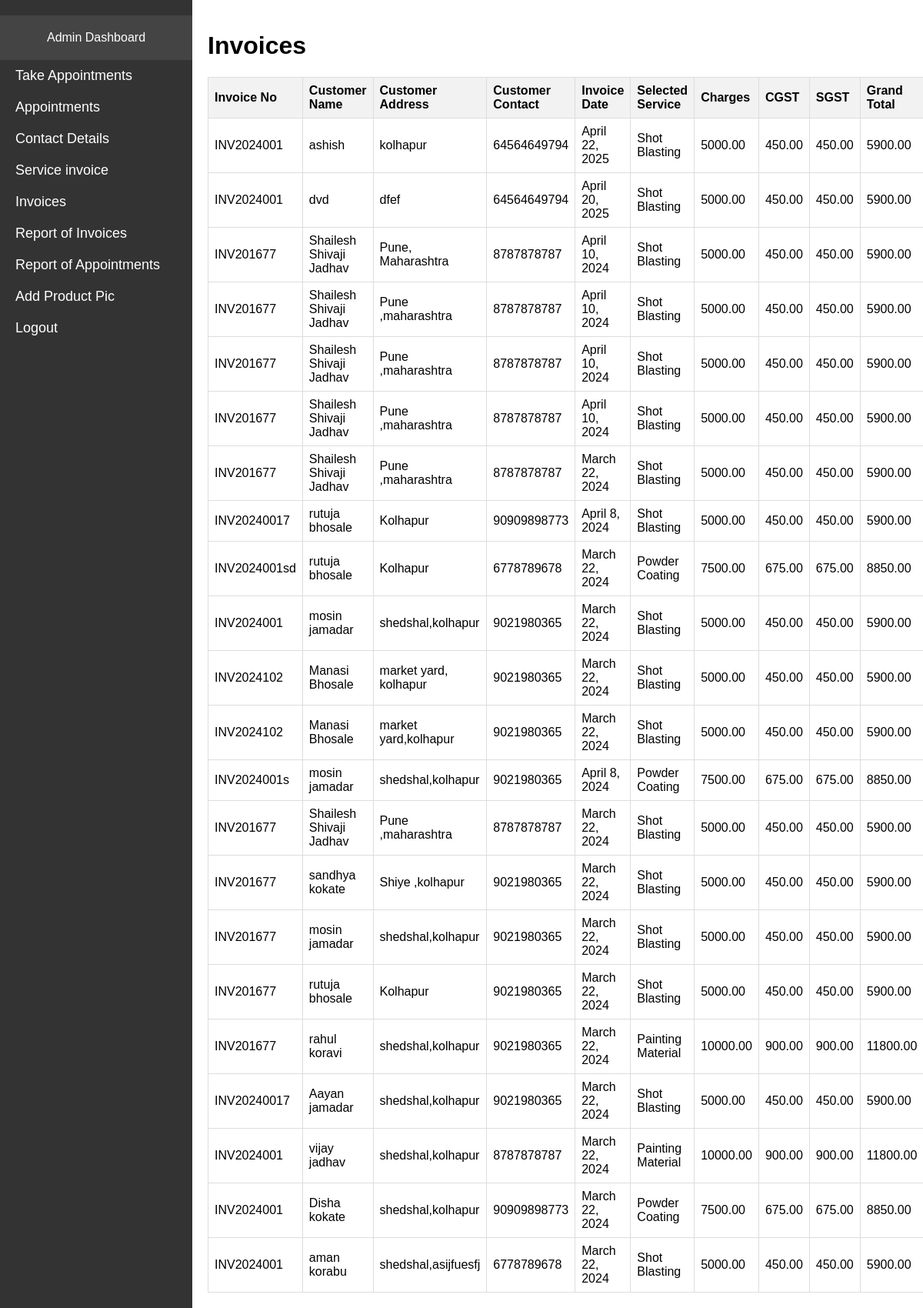
Page /get_invoices.html on the committed database.
### massp/models.py (models this page shows, shortened)
class Invoice(models.Model):
    customer_name = models.CharField(max_length=100)
    customer_address = models.TextField()
    customer_contact = models.CharField(max_length=15)
    invoice_no = models.CharField(max_length=20, default='INV2024001')  # Default invoice number
    invoice_date = models.DateField()
    selected_service = models.CharField(max_length=50)
    charges = models.DecimalField(max_digits=10, decimal_places=2, default=0)  # Default charges
    subtotal = models.DecimalField(max_digits=10, decimal_places=2, default=0)  # Default subtotal
    cgst = models.DecimalField(max_digits=10, decimal_places=2, default=0)  # Default CGST
    sgst = models.DecimalField(max_digits=10, decimal_places=2, default=0)  # Default SGST
    grand_total = models.DecimalField(max_digits=10, decimal_places=2, default=0)  # Default grand total

### massp/views.py (the view)
# urls.py: path('get_invoices.html', get_invoices, name='get_invoices'),
def get_invoices(request):
    invoices = Invoice.objects.all()
    return render(request, 'get_invoices.html', {'invoices': invoices})

### templates/get_invoices.html (shortened to what this page needs)
<!DOCTYPE html>
<html lang="en">
<head>
</head>
<body>
    <div class="sidebar">
            <div class="header">Admin Dashboard</div>
            <a href="/apo.html">Take Appointments</a>
            <a href="/appointments/">Appointments</a>
            <a href="/contacts/">Contact Details</a>
            <a href="/invoice.html">Service invoice</a>
            <a href="/get_invoices.html">Invoices</a>
            <a href="/generate_monthly_report_form/">Report of Invoices</a>
        <a href="/generate_monthly_appointment_report/">Report of Appointments</a>
        <a href="/admin/massp/product/add/">Add Product Pic</a>
            <a href="/more.html">Logout</a>
    </div>
    <div class="content">
        <h1>Invoices</h1>
    <table>
        <thead>
            <tr>
                <th>Invoice No</th>
                <th>Customer Name</th>
                <th>Customer Address</th>
                <th>Customer Contact</th>
                <th>Invoice Date</th>
                <th>Selected Service</th>
                <th>Charges</th>
                <th>CGST</th>
                <th>SGST</th>
                <th>Grand Total</th>
            </tr>
        </thead>
        <tbody>
            {% for invoice in invoices reversed %}
                <tr>
                    <td>{{ invoice.invoice_no }}</td>
                    <td>{{ invoice.customer_name }}</td>
                    <td>{{ invoice.customer_address }}</td>
                    <td>{{ invoice.customer_contact }}</td>
                    <td>{{ invoice.invoice_date }}</td>
                    <td>{{ invoice.selected_service }}</td>
                    <td>{{ invoice.charges }}</td>
                    <td>{{ invoice.cgst }}</td>
                    <td>{{ invoice.sgst }}</td>
                    <td>{{ invoice.grand_total }}</td>
                </tr>
            {% endfor %}
        </tbody>
    </table>
</body>
</html>

### templates/get_invoices.html (style rules this page uses)
body { font-family: Arial, sans-serif; margin: 0; padding: 0; }
.sidebar { width: 250px; height: 100%; background-color: #333; position: fixed; top: 0; left: 0; overflow-x: hidden; padding-top: 20px; }
.sidebar a { padding: 10px 20px; text-decoration: none; font-size: 18px; color: white; display: block; }
.content { margin-left: 250px; padding: 20px; }
.header { background-color: #444; color: white; padding: 20px; text-align: center; }
table { width: 100%; border-collapse: collapse; }
th, td { border: 1px solid #dddddd; text-align: left; padding: 8px; }
th { background-color: #f2f2f2; }

### rows in the picture
Invoice: invoice_no "INV2024001", customer_name "ashish", customer_address "kolhapur", customer_contact "64564649794", invoice_date "April 22, 2025", selected_service "Shot Blasting", charges "5000.00", cgst "450.00", sgst "450.00", grand_total "5900.00"
Invoice: invoice_no "INV2024001", customer_name "dvd", customer_address "dfef", customer_contact "64564649794", invoice_date "April 20, 2025", selected_service "Shot Blasting", charges "5000.00", cgst "450.00", sgst "450.00", grand_total "5900.00"
Invoice: invoice_no "INV201677", customer_name "Shailesh Shivaji Jadhav", customer_address "Pune, Maharashtra", customer_contact "8787878787", invoice_date "April 10, 2024", selected_service "Shot Blasting", charges "5000.00", cgst "450.00", sgst "450.00", grand_total "5900.00"
Invoice: invoice_no "INV201677", customer_name "Shailesh Shivaji Jadhav", customer_address "Pune ,maharashtra", customer_contact "8787878787", invoice_date "April 10, 2024", selected_service "Shot Blasting", charges "5000.00", cgst "450.00", sgst "450.00", grand_total "5900.00"
Invoice: invoice_no "INV201677", customer_name "Shailesh Shivaji Jadhav", customer_address "Pune ,maharashtra", customer_contact "8787878787", invoice_date "April 10, 2024", selected_service "Shot Blasting", charges "5000.00", cgst "450.00", sgst "450.00", grand_total "5900.00"
Invoice: invoice_no "INV201677", customer_name "Shailesh Shivaji Jadhav", customer_address "Pune ,maharashtra", customer_contact "8787878787", invoice_date "April 10, 2024", selected_service "Shot Blasting", charges "5000.00", cgst "450.00", sgst "450.00", grand_total "5900.00"
Invoice: invoice_no "INV201677", customer_name "Shailesh Shivaji Jadhav", customer_address "Pune ,maharashtra", customer_contact "8787878787", invoice_date "March 22, 2024", selected_service "Shot Blasting", charges "5000.00", cgst "450.00", sgst "450.00", grand_total "5900.00"
Invoice: invoice_no "INV20240017", customer_name "rutuja bhosale", customer_address "Kolhapur", customer_contact "90909898773", invoice_date "April 8, 2024", selected_service "Shot Blasting", charges "5000.00", cgst "450.00", sgst "450.00", grand_total "5900.00"
Invoice: invoice_no "INV2024001sd", customer_name "rutuja bhosale", customer_address "Kolhapur", customer_contact "6778789678", invoice_date "March 22, 2024", selected_service "Powder Coating", charges "7500.00", cgst "675.00", sgst "675.00", grand_total "8850.00"
Invoice: invoice_no "INV2024001", customer_name "mosin jamadar", customer_address "shedshal,kolhapur", customer_contact "9021980365", invoice_date "March 22, 2024", selected_service "Shot Blasting", charges "5000.00", cgst "450.00", sgst "450.00", grand_total "5900.00"
Invoice: invoice_no "INV2024102", customer_name "Manasi Bhosale", customer_address "market yard, kolhapur", customer_contact "9021980365", invoice_date "March 22, 2024", selected_service "Shot Blasting", charges "5000.00", cgst "450.00", sgst "450.00", grand_total "5900.00"
Invoice: invoice_no "INV2024102", customer_name "Manasi Bhosale", customer_address "market yard,kolhapur", customer_contact "9021980365", invoice_date "March 22, 2024", selected_service "Shot Blasting", charges "5000.00", cgst "450.00", sgst "450.00", grand_total "5900.00"
Invoice: invoice_no "INV2024001s", customer_name "mosin jamadar", customer_address "shedshal,kolhapur", customer_contact "9021980365", invoice_date "April 8, 2024", selected_service "Powder Coating", charges "7500.00", cgst "675.00", sgst "675.00", grand_total "8850.00"
Invoice: invoice_no "INV201677", customer_name "Shailesh Shivaji Jadhav", customer_address "Pune ,maharashtra", customer_contact "8787878787", invoice_date "March 22, 2024", selected_service "Shot Blasting", charges "5000.00", cgst "450.00", sgst "450.00", grand_total "5900.00"
Invoice: invoice_no "INV201677", customer_name "sandhya kokate", customer_address "Shiye ,kolhapur", customer_contact "9021980365", invoice_date "March 22, 2024", selected_service "Shot Blasting", charges "5000.00", cgst "450.00", sgst "450.00", grand_total "5900.00"
Invoice: invoice_no "INV201677", customer_name "mosin jamadar", customer_address "shedshal,kolhapur", customer_contact "9021980365", invoice_date "March 22, 2024", selected_service "Shot Blasting", charges "5000.00", cgst "450.00", sgst "450.00", grand_total "5900.00"
Invoice: invoice_no "INV201677", customer_name "rutuja bhosale", customer_address "Kolhapur", customer_contact "9021980365", invoice_date "March 22, 2024", selected_service "Shot Blasting", charges "5000.00", cgst "450.00", sgst "450.00", grand_total "5900.00"
Invoice: invoice_no "INV201677", customer_name "rahul koravi", customer_address "shedshal,kolhapur", customer_contact "9021980365", invoice_date "March 22, 2024", selected_service "Painting Material", charges "10000.00", cgst "900.00", sgst "900.00", grand_total "11800.00"
Invoice: invoice_no "INV20240017", customer_name "Aayan jamadar", customer_address "shedshal,kolhapur", customer_contact "9021980365", invoice_date "March 22, 2024", selected_service "Shot Blasting", charges "5000.00", cgst "450.00", sgst "450.00", grand_total "5900.00"
Invoice: invoice_no "INV2024001", customer_name "vijay jadhav", customer_address "shedshal,kolhapur", customer_contact "8787878787", invoice_date "March 22, 2024", selected_service "Painting Material", charges "10000.00", cgst "900.00", sgst "900.00", grand_total "11800.00"
Invoice: invoice_no "INV2024001", customer_name "Disha kokate", customer_address "shedshal,kolhapur", customer_contact "90909898773", invoice_date "March 22, 2024", selected_service "Powder Coating", charges "7500.00", cgst "675.00", sgst "675.00", grand_total "8850.00"
Invoice: invoice_no "INV2024001", customer_name "aman korabu", customer_address "shedshal,asijfuesfj", customer_contact "6778789678", invoice_date "March 22, 2024", selected_service "Shot Blasting", charges "5000.00", cgst "450.00", sgst "450.00", grand_total "5900.00"
